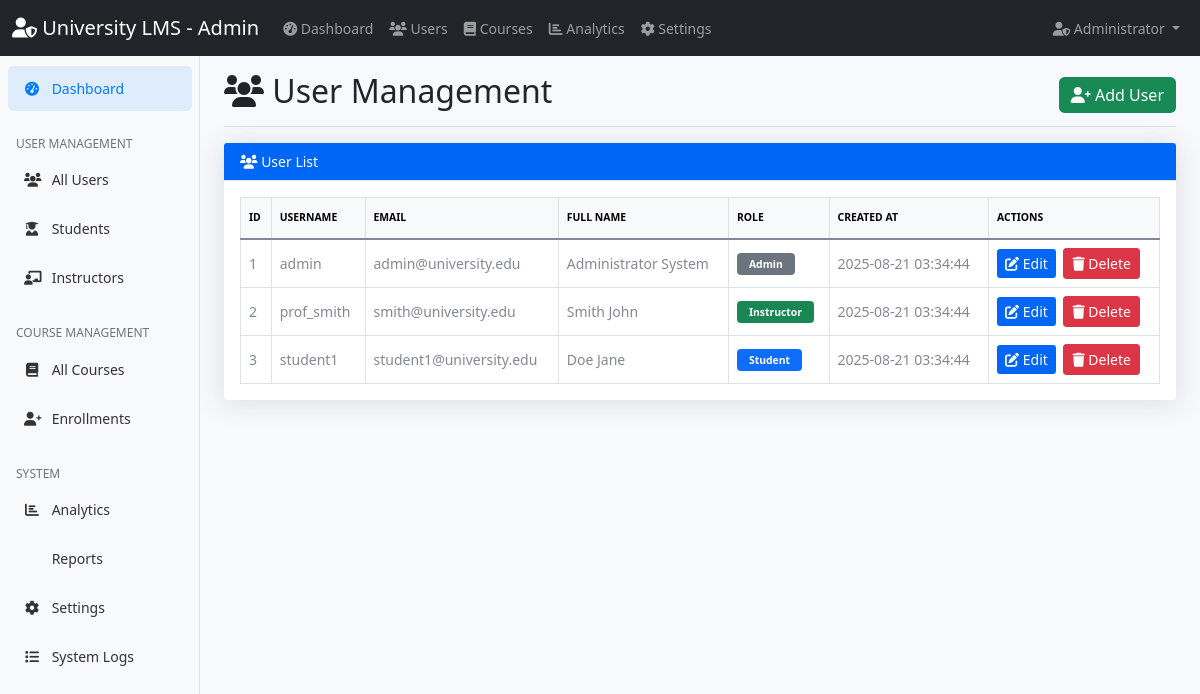
The page /admin/users.php (signed in) on the database its author committed.
### tables this page shows
CREATE TABLE users (
    id INT PRIMARY KEY AUTO_INCREMENT,
    username VARCHAR(50) UNIQUE NOT NULL,
    email VARCHAR(100) UNIQUE NOT NULL,
    password VARCHAR(255) NOT NULL,
    first_name VARCHAR(50) NOT NULL,
    last_name VARCHAR(50) NOT NULL,
    role ENUM('student', 'instructor', 'admin') NOT NULL,
    profile_image VARCHAR(255),
    created_at TIMESTAMP DEFAULT CURRENT_TIMESTAMP,
    updated_at TIMESTAMP DEFAULT CURRENT_TIMESTAMP ON UPDATE CURRENT_TIMESTAMP
);

### admin/users.php (the view, shortened to what this page needs)
<?php
$database = new Database();
$conn = $database->getConnection();
$stmt = $conn->prepare("SELECT * FROM users ORDER BY created_at DESC");
$stmt->execute();
$users = $stmt->fetchAll(PDO::FETCH_ASSOC);
?>
<!DOCTYPE html>
<html lang="vi">
<head>
    <link href="https://cdn.jsdelivr.net/npm/bootstrap@5.1.3/dist/css/bootstrap.min.css" rel="stylesheet">
    <link href="https://cdnjs.cloudflare.com/ajax/libs/font-awesome/6.0.0/css/all.min.css" rel="stylesheet">
    <link href="../assets/css/dashboard.css" rel="stylesheet">
</head>
<body class="bg-gray-100">
<?php include '../includes/admin_navbar.php'; ?>
<div class="container-fluid">
    <div class="row">
        <?php include '../includes/admin_sidebar.php'; ?>
        <main class="col-md-9 ms-sm-auto col-lg-10 px-md-4">
            <div class="d-flex justify-content-between flex-wrap flex-md-nowrap align-items-center pt-3 pb-2 mb-3 border-bottom">
                <h1 class="h2"><i class="fas fa-users"></i> User Management</h1>
                <a href="add_user.php" class="btn btn-success"><i class="fas fa-user-plus"></i> Add User</a>
            </div>
            <div class="card shadow">
                <div class="card-header bg-primary text-white">
                    <i class="fas fa-users"></i> User List
                </div>
                <div class="card-body">
                    <div class="table-responsive">
                        <table class="table table-bordered table-hover align-middle mb-0">
                            <thead class="table-light">
                                <tr>
                                    <th scope="col">ID</th>
                                    <th scope="col">Username</th>
                                    <th scope="col">Email</th>
                                    <th scope="col">Full Name</th>
                                    <th scope="col">Role</th>
                                    <th scope="col">Created At</th>
                                    <th scope="col">Actions</th>
                                </tr>
                            </thead>
                            <tbody>
                            <?php foreach ($users as $user): ?>
                                <tr>
                                    <td><?= $user['id'] ?></td>
                                    <td><?= htmlspecialchars($user['username']) ?></td>
                                    <td><?= htmlspecialchars($user['email']) ?></td>
                                    <td><?= htmlspecialchars($user['last_name'] . ' ' . $user['first_name']) ?></td>
                                    <td>
                                        <?php
                                        $roleColor = 'bg-secondary';
                                        if ($user['role'] === 'instructor') $roleColor = 'bg-success';
                                        elseif ($user['role'] === 'student') $roleColor = 'bg-primary';
                                        ?>
                                        <span class="badge <?= $roleColor ?>"><?= ucfirst($user['role']) ?></span>
                                    </td>
                                    <td><?= htmlspecialchars($user['created_at']) ?></td>
                                    <td>
                                        <a href="edit_user.php?id=<?= $user['id'] ?>" class="btn btn-sm btn-primary me-1"><i class="fas fa-edit"></i> Edit</a>
                                        <form method="post" style="display:inline-block" onsubmit="return confirm('Delete this user?');">
                                            <button type="submit" name="delete_user" class="btn btn-sm btn-danger"><i class="fas fa-trash"></i> Delete</button>
                                        </form>
                                    </td>
                                </tr>
                            <?php endforeach; ?>
                            </tbody>
                        </table>
                    </div>
                </div>
            </div>
        </main>
    </div>
</div>
</body>
</html>

### includes/admin_navbar.php (shortened to what this page needs)
<nav class="navbar navbar-expand-lg navbar-dark bg-dark" style="z-index:101">
    <div class="container-fluid">
        <a class="navbar-brand" href="../admin/dashboard.php">
            <i class="fas fa-user-shield"></i> University LMS - Admin
        </a>
        <div class="collapse navbar-collapse" id="navbarNav">
            <ul class="navbar-nav me-auto">
                <li class="nav-item">
                    <a class="nav-link" href="../admin/dashboard.php">
                        <i class="fas fa-tachometer-alt"></i> Dashboard
                    </a>
                </li>
                <li class="nav-item">
                    <a class="nav-link" href="../admin/users.php">
                        <i class="fas fa-users"></i> Users
                    </a>
                </li>
                <li class="nav-item">
                    <a class="nav-link" href="../admin/courses.php">
                        <i class="fas fa-book"></i> Courses
                    </a>
                </li>
                <li class="nav-item">
                    <a class="nav-link" href="../admin/analytics.php">
                        <i class="fas fa-chart-bar"></i> Analytics
                    </a>
                </li>
                <li class="nav-item">
                    <a class="nav-link" href="../admin/settings.php">
                        <i class="fas fa-cog"></i> Settings
                    </a>
                </li>
            </ul>
            <ul class="navbar-nav">
                <li class="nav-item dropdown">
                    <a class="nav-link dropdown-toggle" href="#" id="navbarDropdown" role="button" data-bs-toggle="dropdown">
                        <i class="fas fa-user-shield"></i> Administrator
                    </a>
                </li>
            </ul>
        </div>
    </div>
</nav>

### includes/admin_sidebar.php
<nav id="sidebarMenu" class="col-md-3 col-lg-2 d-md-block bg-light sidebar collapse">
    <div class="position-sticky pt-3">
        <ul class="nav flex-column">
            <li class="nav-item">
                <a class="nav-link active" href="../admin/dashboard.php">
                    <i class="fas fa-tachometer-alt"></i> Dashboard
                </a>
            </li>
        </ul>
        <h6 class="sidebar-heading d-flex justify-content-between align-items-center px-3 mt-4 mb-1 text-muted">
            <span>User Management</span>
        </h6>
        <ul class="nav flex-column mb-2">
            <li class="nav-item">
                <a class="nav-link" href="../admin/users.php">
                    <i class="fas fa-users"></i> All Users
                </a>
            </li>
            <li class="nav-item">
                <a class="nav-link" href="../admin/students.php">
                    <i class="fas fa-user-graduate"></i> Students
                </a>
            </li>
            <li class="nav-item">
                <a class="nav-link" href="../admin/instructors.php">
                    <i class="fas fa-chalkboard-teacher"></i> Instructors
                </a>
            </li>
        </ul>
        <h6 class="sidebar-heading d-flex justify-content-between align-items-center px-3 mt-4 mb-1 text-muted">
            <span>Course Management</span>
        </h6>
        <ul class="nav flex-column mb-2">
            <li class="nav-item">
                <a class="nav-link" href="../admin/courses.php">
                    <i class="fas fa-book"></i> All Courses
                </a>
            </li>
            <li class="nav-item">
                <a class="nav-link" href="../admin/enrollments.php">
                    <i class="fas fa-user-plus"></i> Enrollments
                </a>
            </li>
        </ul>
        <h6 class="sidebar-heading d-flex justify-content-between align-items-center px-3 mt-4 mb-1 text-muted">
            <span>System</span>
        </h6>
        <ul class="nav flex-column mb-2">
            <li class="nav-item">
                <a class="nav-link" href="../admin/analytics.php">
                    <i class="fas fa-chart-bar"></i> Analytics
                </a>
            </li>
            <li class="nav-item">
                <a class="nav-link" href="../admin/reports.php">
                    <i class="fas fa-file-chart"></i> Reports
                </a>
            </li>
            <li class="nav-item">
                <a class="nav-link" href="../admin/settings.php">
                    <i class="fas fa-cog"></i> Settings
                </a>
            </li>
            <li class="nav-item">
                <a class="nav-link" href="../admin/system_logs.php">
                    <i class="fas fa-list"></i> System Logs
                </a>
            </li>
        </ul>
    </div>
</nav>

### assets/css/dashboard.css (style rules this page uses)
body { font-size: .875rem; background-color: #f8f9fc; }
.sidebar { position: fixed; top: 0; bottom: 0; left: 0; z-index: 100; padding: 48px 0 0; box-shadow: inset -1px 0 0 rgba(0, 0, 0, .1); }
.sidebar .nav-link { font-weight: 500; color: #333; padding: 0.75rem 1rem; border-radius: 0.35rem; margin: 0.125rem 0.5rem; }
.sidebar .nav-link.active { color: #007bff; background-color: rgba(0, 123, 255, 0.1); }
.sidebar .nav-link i { margin-right: 0.5rem; width: 16px; text-align: center; }
.sidebar-heading { font-size: .75rem; text-transform: uppercase; }
.card { box-shadow: 0 0.15rem 1.75rem 0 rgba(58, 59, 69, 0.15) !important; border: none; }
.card-header { background-color: #f8f9fc; border-bottom: 1px solid #e3e6f0; }
.btn { border-radius: 0.35rem; font-weight: 400; }
.btn-sm { padding: 0.25rem 0.5rem; font-size: 0.875rem; border-radius: 0.2rem; }
.table { color: #858796; }
.table th { border-top: none; font-weight: 600; text-transform: uppercase; font-size: 0.65rem; padding-top: 0.75rem; padding-bottom: 0.75rem; }
.badge { font-weight: 600; font-size: 0.65rem; padding: 0.375rem 0.75rem; }
.shadow { box-shadow: 0 0.15rem 1.75rem 0 rgba(58, 59, 69, 0.15) !important; }

### admin/users.php (style rules this page uses)
.card-header.bg-primary { background-color: #0066f5 !important; }
.btn-success { background-color: #178a56 !important; border: none; }
.btn-primary { background-color: #0066f5 !important; border: none; }
.table th, .table td { vertical-align: middle !important; }

### rows shown on the page
users: id "1", username "admin", email "admin@university.edu", last_name+first_name "Administrator System", role "Admin", created_at "2025-08-21 03:34:44"
users: id "2", username "prof_smith", email "smith@university.edu", last_name+first_name "Smith John", role "Instructor", created_at "2025-08-21 03:34:44"
users: id "3", username "student1", email "student1@university.edu", last_name+first_name "Doe Jane", role "Student", created_at "2025-08-21 03:34:44"
